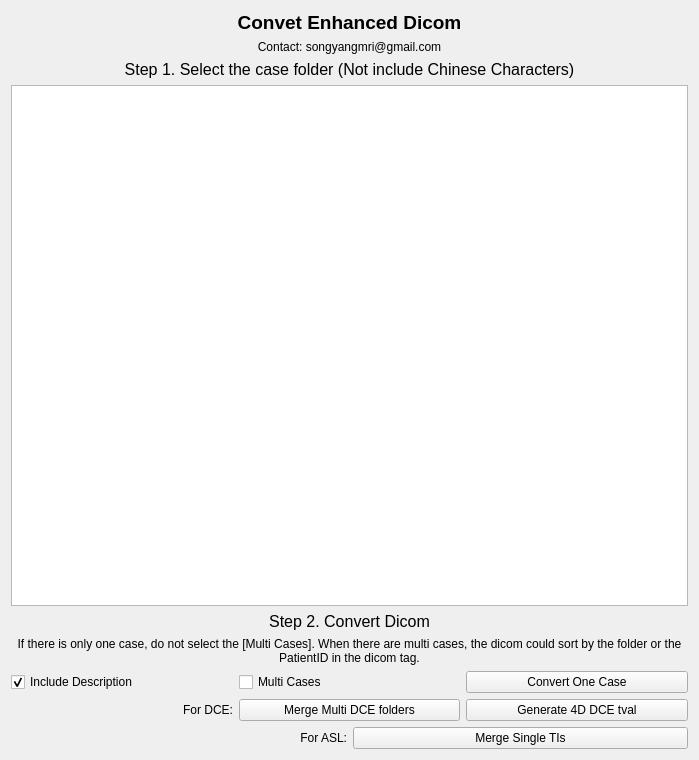
<?xml version="1.0" encoding="UTF-8"?>
<ui version="4.0">
 <class>VidaConvert</class>
 <widget class="QWidget" name="VidaConvert">
  <property name="geometry">
   <rect>
    <x>0</x>
    <y>0</y>
    <width>699</width>
    <height>760</height>
   </rect>
  </property>
  <property name="windowTitle">
   <string>DICOM Convert</string>
  </property>
  <layout class="QHBoxLayout" name="horizontalLayout">
   <item>
    <layout class="QVBoxLayout" name="verticalLayout">
     <item>
      <widget class="QLabel" name="label">
       <property name="font">
        <font>
         <pointsize>14</pointsize>
         <weight>75</weight>
         <bold>true</bold>
        </font>
       </property>
       <property name="text">
        <string>Convet Enhanced Dicom</string>
       </property>
       <property name="alignment">
        <set>Qt::AlignCenter</set>
       </property>
      </widget>
     </item>
     <item>
      <widget class="QLabel" name="label_5">
       <property name="text">
        <string>Contact: songyangmri@gmail.com</string>
       </property>
       <property name="alignment">
        <set>Qt::AlignCenter</set>
       </property>
      </widget>
     </item>
     <item>
      <widget class="QLabel" name="label_3">
       <property name="font">
        <font>
         <pointsize>12</pointsize>
        </font>
       </property>
       <property name="text">
        <string>Step 1. Select the case folder (Not include Chinese Characters)</string>
       </property>
       <property name="alignment">
        <set>Qt::AlignCenter</set>
       </property>
      </widget>
     </item>
     <item>
      <widget class="QTreeView" name="treeView">
       <property name="sortingEnabled">
        <bool>true</bool>
       </property>
       <attribute name="headerVisible">
        <bool>false</bool>
       </attribute>
      </widget>
     </item>
     <item>
      <widget class="QLabel" name="label_4">
       <property name="font">
        <font>
         <pointsize>12</pointsize>
        </font>
       </property>
       <property name="text">
        <string>Step 2. Convert Dicom</string>
       </property>
       <property name="alignment">
        <set>Qt::AlignCenter</set>
       </property>
      </widget>
     </item>
     <item>
      <widget class="QLabel" name="label_6">
       <property name="text">
        <string>If there is only one case, do not select the [Multi Cases]. When there are multi cases, the dicom could sort by the folder or the PatientID in the dicom tag.</string>
       </property>
       <property name="alignment">
        <set>Qt::AlignCenter</set>
       </property>
       <property name="wordWrap">
        <bool>true</bool>
       </property>
      </widget>
     </item>
     <item>
      <layout class="QHBoxLayout" name="horizontalLayout_3">
       <item>
        <widget class="QCheckBox" name="checkDescription">
         <property name="text">
          <string>Include Description</string>
         </property>
         <property name="checked">
          <bool>true</bool>
         </property>
        </widget>
       </item>
       <item>
        <widget class="QCheckBox" name="checkMultiCases">
         <property name="text">
          <string>Multi Cases</string>
         </property>
         <property name="checked">
          <bool>false</bool>
         </property>
        </widget>
       </item>
       <item>
        <widget class="QPushButton" name="buttonConvert">
         <property name="text">
          <string>Convert One Case</string>
         </property>
        </widget>
       </item>
      </layout>
     </item>
     <item>
      <layout class="QHBoxLayout" name="horizontalLayout_2" stretch="0,0,0">
       <item>
        <widget class="QLabel" name="label_7">
         <property name="text">
          <string>For DCE:</string>
         </property>
         <property name="alignment">
          <set>Qt::AlignRight|Qt::AlignTrailing|Qt::AlignVCenter</set>
         </property>
        </widget>
       </item>
       <item>
        <widget class="QPushButton" name="button4DDce">
         <property name="text">
          <string>Merge Multi DCE folders</string>
         </property>
        </widget>
       </item>
       <item>
        <widget class="QPushButton" name="buttonGenerateTvalFile">
         <property name="text">
          <string>Generate 4D DCE tval</string>
         </property>
        </widget>
       </item>
      </layout>
     </item>
     <item>
      <layout class="QHBoxLayout" name="horizontalLayout_4" stretch="0,0">
       <item>
        <widget class="QLabel" name="label_8">
         <property name="text">
          <string>For ASL:</string>
         </property>
         <property name="alignment">
          <set>Qt::AlignRight|Qt::AlignTrailing|Qt::AlignVCenter</set>
         </property>
        </widget>
       </item>
       <item>
        <widget class="QPushButton" name="buttonAslMergeSingleTI">
         <property name="text">
          <string>Merge Single TIs</string>
         </property>
        </widget>
       </item>
      </layout>
     </item>
    </layout>
   </item>
  </layout>
 </widget>
 <resources/>
 <connections/>
</ui>
